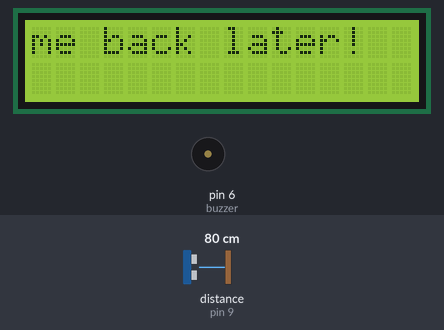
A sketch run on a simulated Arduino Uno, built with avr-gcc and run on an emulated ATmega328P. Shown: 16×2 character LCD, buzzer (waves = sounding). Wiring (inferred from the names in the program): ultrasonic range finder: trigger pin 8; echo pin 9. The test bench sets the inputs (shaded band); at power-on: distance to the obstacle (sensor on pin 9) 80 cm. The echo pulse lasts 58.3 µs per cm.

Above: at 1.2 s.
1.3 s: distance to the obstacle (sensor on pin 9) set to 31 cm
9.3 s: distance to the obstacle (sensor on pin 9) set to 26 cm
At 17.2 s:
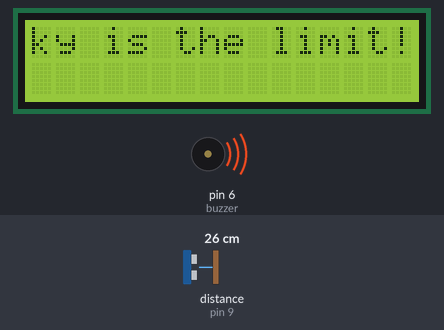
At 18.1 s:
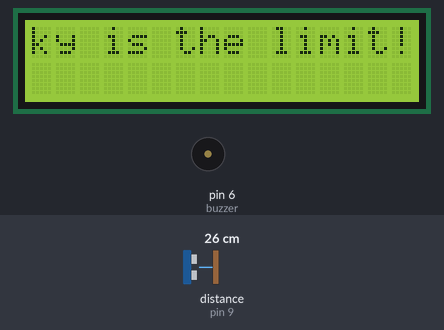
Timing chart, 0 to 26.6 s (numbered marks = the images above; inputs shaded):
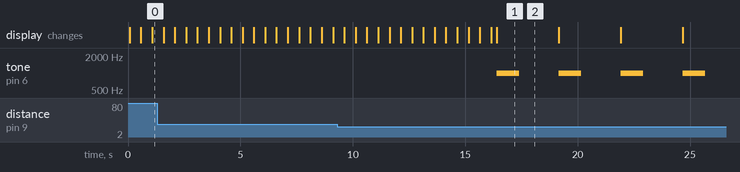

The sketch:

MotiDesk.ino
```cpp
#include <LiquidCrystal.h>

LiquidCrystal lcd(12, 11, 5, 4, 3, 2);
  const int trigPin = 8;
  const int echoPin  = 9;
  const int buzzer = 6;
  long dur;
  int distance;
  long duration;
int distanceCm, distanceInch;
char message1 = "Hi Welcome!";
char message2 = "The Sky is the Limit!";
char message3 = "Come back later!";
char message4 = "See you soon!";

void setup() {
  pinMode(buzzer, OUTPUT);

  lcd.begin(16, 2);
  lcd.print("Starting...");
  pinMode(trigPin, OUTPUT); // Sets the trigPin as an Output
  pinMode(echoPin, INPUT); // Sets the echoPin as an Input
  Serial.begin(9600);
}

void loop() {
digitalWrite(trigPin, LOW);
  delayMicroseconds(2);
  digitalWrite(trigPin, HIGH);
  delayMicroseconds(10);
  digitalWrite(trigPin, LOW);
  duration = pulseIn(echoPin, HIGH);

//--------------------------------------------------------------
  distanceCm = duration * 0.034 / 2;
  distanceInch = duration * 0.0133 / 2;

if (distanceInch > 10.0) {

    lcd.clear();
    lcd.setCursor(0, 0);
 for(int i =0; i<16; i++){
   lcd.print("Come back later!");
    delay(500);

      lcd.scrollDisplayLeft();
      lcd.setCursor(0, 0);
 }
  } else {
    // Clear the LCD if the distance is not greater than 10 inches

    lcd.clear();
    lcd.setCursor(0,0);

   for(int i =0; i<16; i++){

    lcd.print("Sky is the limit!");
    delay(250);
    lcd.scrollDisplayLeft();
    lcd.setCursor(0,0);

  //this is the buzzer
   tone(buzzer, 1000); // Send 1KHz sound signal...
  delay(1000);        // ...for 1 sec
  noTone(buzzer);     // Stop sound...
 delay(1000);
// it simulates music that will play


    delay(500);
  }

  delay(1000);

  }
}
```

Measured:
- the behaviour switches between 29 and 28 cm on distance to the obstacle (sensor on pin 9) (found by bisection; images 0 and 1)
- after the input at 9.3 s, tone on pin 6 (buzzer): alternates 1000 Hz for 1.0 s and silent for 1.8 s, starting after 7.1 s; the display: first differs from a run without the input after 6.9 s (image 1 shows a later state)
